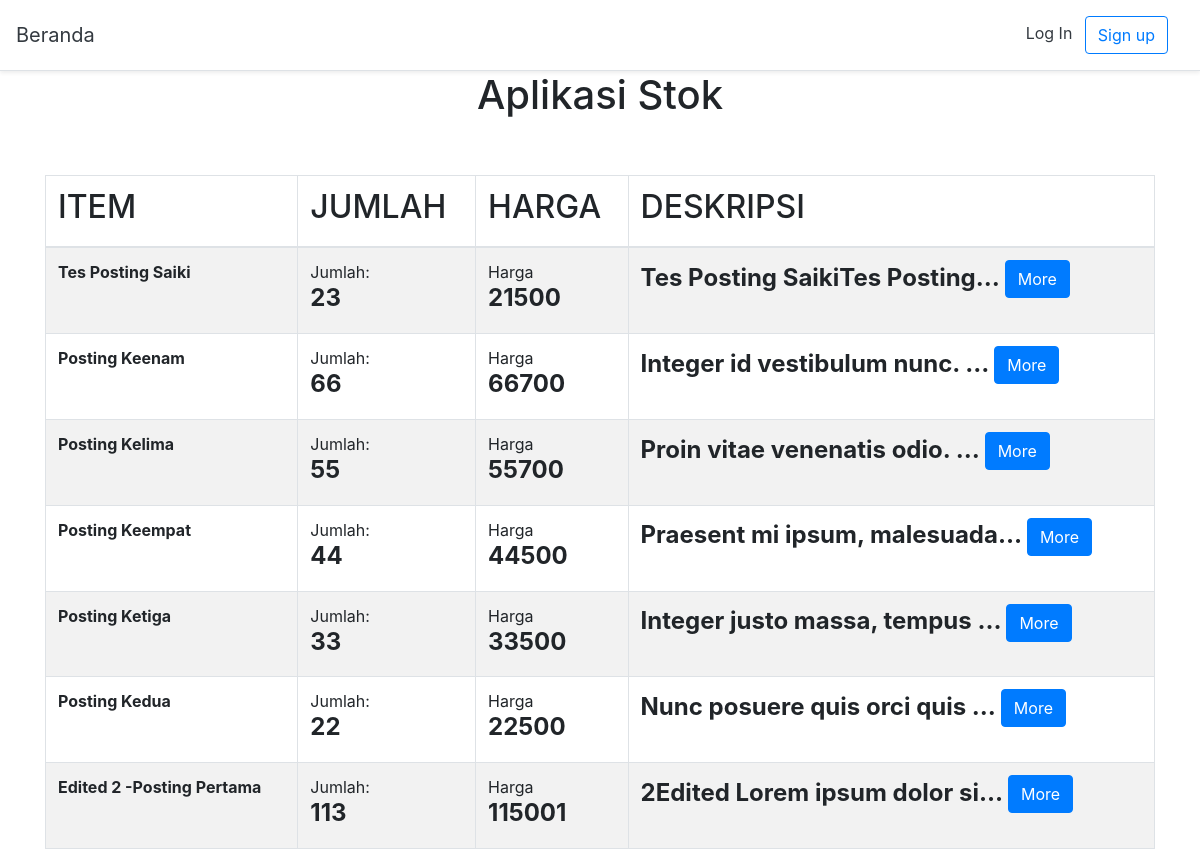
The app's page /, older data.
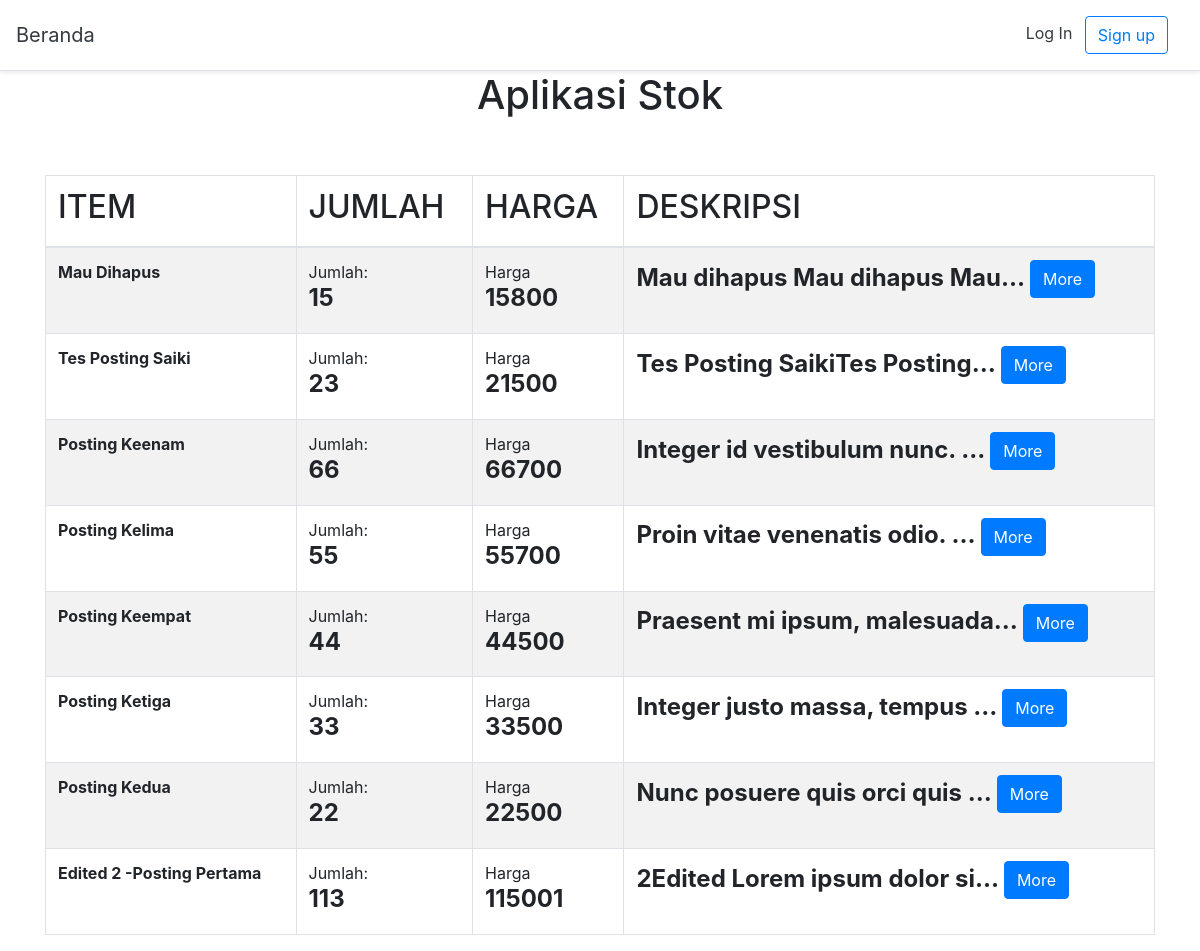
The same page, newer data.
### stock/models.py (models this page shows, shortened)
class Stock(models.Model):
    title = models.CharField(max_length=155)
    date = models.DateField()
    description = models.TextField(max_length=1555)
    jumlah = models.IntegerField(null=True, blank=True)
    harga = models.IntegerField(null=True, blank=True)

### stock/views.py (the view)
# urls.py: path('', index, name='index'),
def index(request):
    context = {
        'stocks': Stock.objects.all().order_by('-pk')
    }
    return render(request, 'stock/index.html', context)

### templates/stock/index.html (shortened to what this page needs)
{% extends 'base.html' %}
{% block content %}
<center><h1>Aplikasi Stok</h1></center>
<div class="container">
  <div class="row">
      <div class="col-md-12">
          <table class="table table-bordered table-striped">
              <thead>
                      <tr>
                          <th><h2>ITEM</h2></th>
                          <th><h2>JUMLAH</th></h2>
                          <th><h2>HARGA</th></h2>
                          <th><h2>DESKRIPSI</th></h2>
                      </tr>
                      <br>
                      <br>
                  <tbody>
                      {% for stock in stocks %}
                      <tr>
                          <td><strong>{{ stock.title }}</strong></td>
                          <td>Jumlah: <h4><b>{{ stock.jumlah }}</h4></b></td>
                          <td>Harga  <h4><b>{{ stock.harga }}</h4></b></td>
                          <td><h4><b>{{ stock.description|truncatechars:29 }}
                            <a href="{% url 'detailstock' stock.pk %}" class="btn btn-primary">More</a>
                          </h4></b></td>
                      </tr>
                      {% endfor %}
                  </tbody>
              </thead>
          </table>
      </div>
  </div>
</div>
{% endblock %}

### templates/base.html (shortened to what this page needs)
<!doctype html>
<html lang="en">
{% load static %}
<head>
  <link rel="stylesheet" href="https://stackpath.bootstrapcdn.com/bootstrap/4.2.1/css/bootstrap.min.css">
  <link href="#" rel="stylesheet">
  <link href="{% static 'custom.css' %}" rel="stylesheet">
</head>
<body>
  <div class="d-flex flex-column flex-md-row align-items-center p-3 px-md-4bg-white border-bottom shadow-sm">
    <h5 class="my-0 mr-md-auto font-weight-normal"><a href="{% url 'index' %}" class="text-dark">Beranda</a></h5>
    <nav class="my-2 my-md-0 mr-md-3">
        {% if user.is_authenticated %}
      <a class="p-2 text-dark" href="{% url 'createstock' %}">Add Stock</a>
      <a class="p-2 text-dark" href="{% url 'logout' %}">Log Out</a>
      {% else %}
      <a class="p-2 text-dark" href="{% url 'login' %}">Log In</a>
      <a class="btn btn-outline-primary" href="{% url 'signup' %}">Sign up</a>
      {% endif %}
    </nav>
  </div>
  {% block content %}
  {% endblock %}
</body>
</html>

Row changes from the older to the newer data that the page shows:
added Stock: title "Mau Dihapus", jumlah "15", harga "15800", description "Mau dihapus Mau dihapus Mau…"
